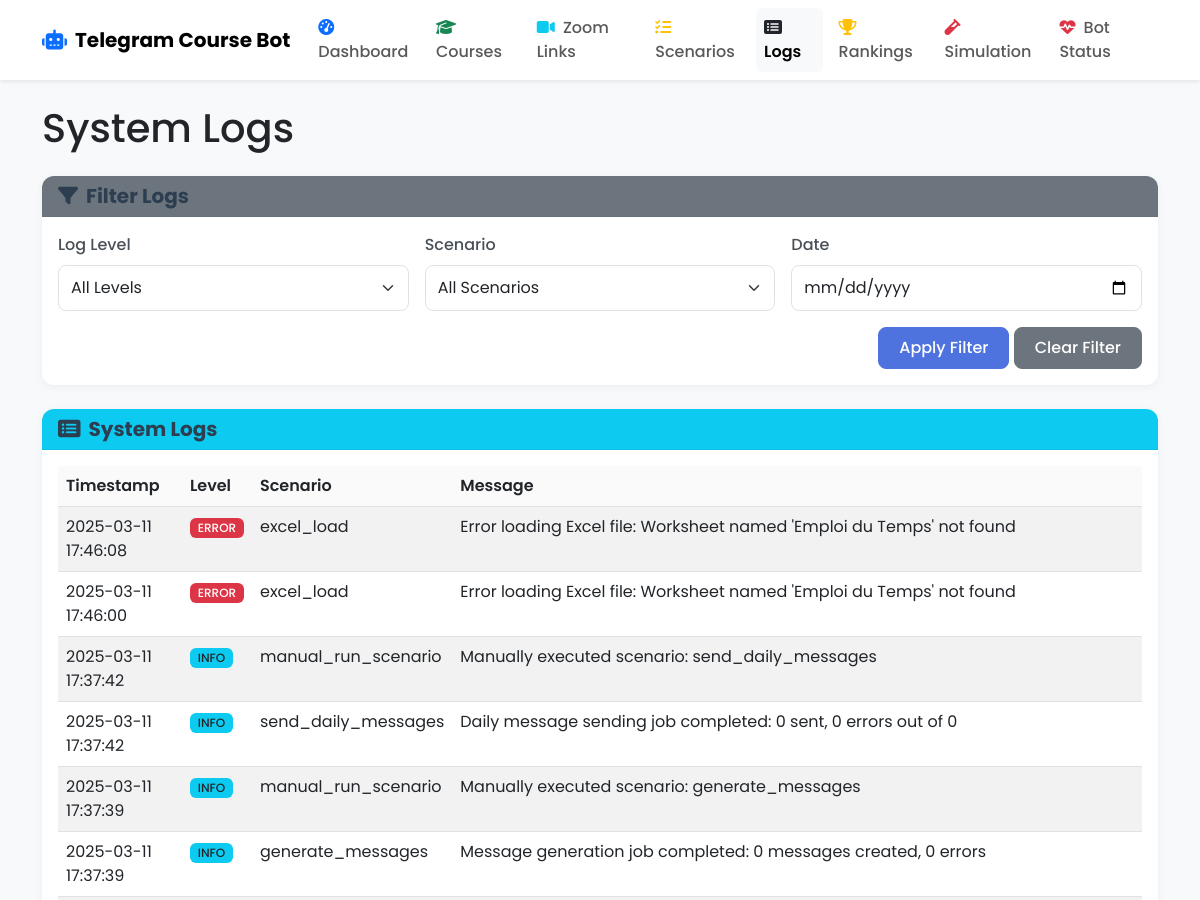
Page /logs (upper part) on the earlier database version.
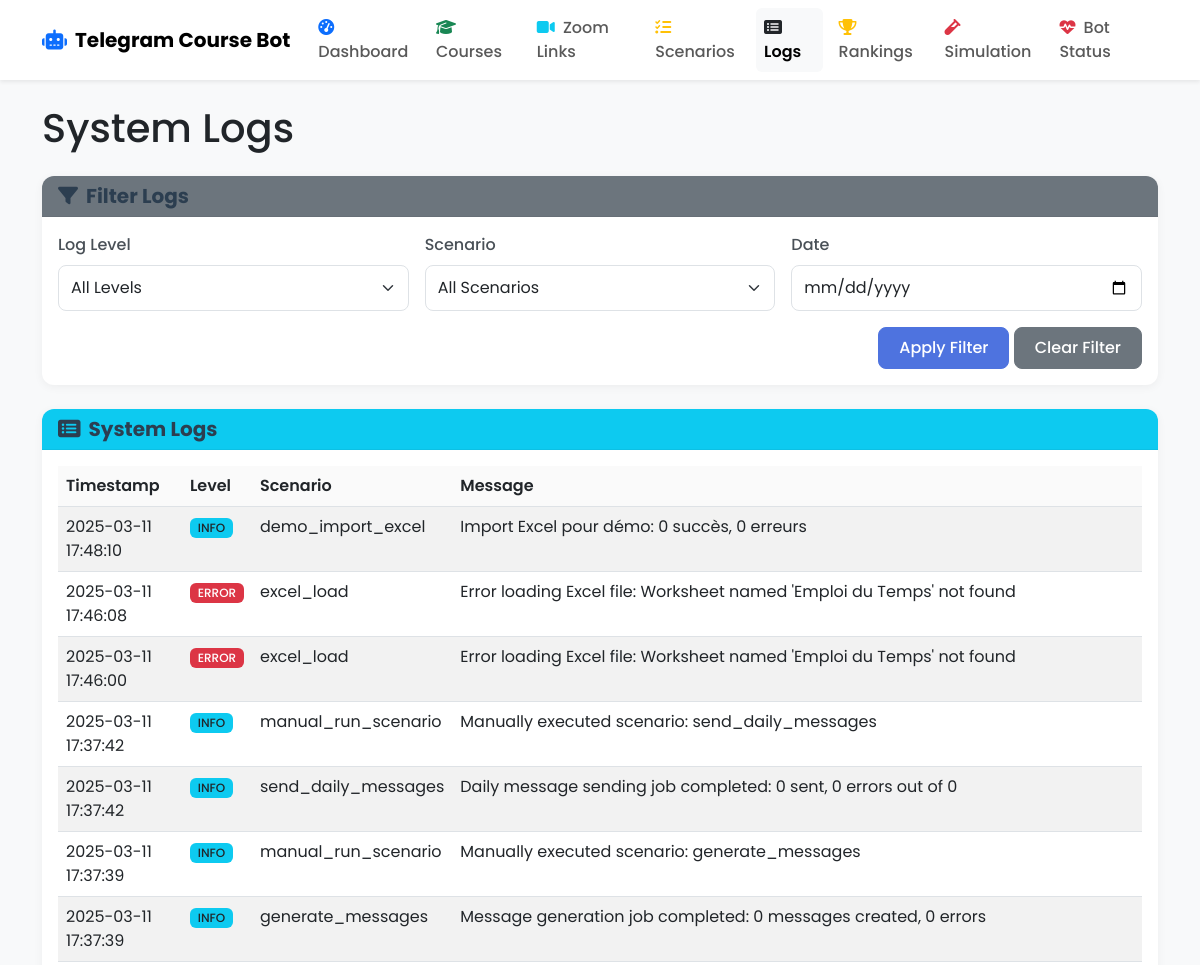
Same page on the later database version.
### models.py (models this page shows, shortened)
class Log(db.Model):
    id = db.Column(db.Integer, primary_key=True)
    level = db.Column(db.String(20), nullable=False)  # INFO, WARNING, ERROR
    scenario = db.Column(db.String(100), nullable=True)  # Which scenario the log is related to
    message = db.Column(db.Text, nullable=False)
    timestamp = db.Column(db.DateTime, default=datetime.utcnow)

### routes.py (the view)
    @app.route('/logs')
    def logs():
        all_logs = Log.query.order_by(Log.timestamp.desc()).all()
        return render_template('logs.html', logs=all_logs)

### templates/logs.html (shortened to what this page needs)
{% extends 'layout.html' %}
{% block content %}
<div class="row">
    <div class="col-12">
        <h1 class="mb-4">System Logs</h1>
    </div>
</div>
<div class="card mb-4">
    <div class="card-header bg-secondary text-white">
        <h5 class="mb-0"><i class="fas fa-filter me-2"></i>Filter Logs</h5>
    </div>
    <div class="card-body">
        <form id="filterForm" class="row g-3">
            <div class="col-md-4">
                <label for="level-filter" class="form-label">Log Level</label>
                <select id="level-filter" class="form-select">
                    <option value="all">All Levels</option>
                </select>
            </div>
            <div class="col-md-4">
                <label for="scenario-filter" class="form-label">Scenario</label>
                <select id="scenario-filter" class="form-select">
                    <option value="all">All Scenarios</option>
                </select>
            </div>
            <div class="col-md-4">
                <label for="date-filter" class="form-label">Date</label>
                <input type="date" id="date-filter" class="form-control">
            </div>
            <div class="col-12 text-end">
                <button type="button" id="apply-filter" class="btn btn-primary">Apply Filter</button>
                <button type="button" id="clear-filter" class="btn btn-secondary">Clear Filter</button>
            </div>
        </form>
    </div>
</div>
<div class="card">
    <div class="card-header bg-info text-white">
        <h5 class="mb-0"><i class="fas fa-list-alt me-2"></i>System Logs</h5>
    </div>
    <div class="card-body">
        {% if logs %}
        <div class="table-responsive">
            <table class="table table-striped table-hover" id="logs-table">
                <thead>
                    <tr>
                        <th>Timestamp</th>
                        <th>Level</th>
                        <th>Scenario</th>
                        <th>Message</th>
                    </tr>
                </thead>
                <tbody>
                    {% for log in logs %}
                    <tr class="log-row"
                        data-level="{{ log.level }}"
                        data-scenario="{{ log.scenario }}"
                        data-date="{{ log.timestamp.strftime('%Y-%m-%d') }}">
                        <td>{{ log.timestamp.strftime('%Y-%m-%d %H:%M:%S') }}</td>
                        <td>
                            {% if log.level == 'INFO' %}
                                <span class="badge bg-info text-dark">INFO</span>
                            {% elif log.level == 'WARNING' %}
                                <span class="badge bg-warning text-dark">WARNING</span>
                            {% elif log.level == 'ERROR' %}
                                <span class="badge bg-danger">ERROR</span>
                            {% endif %}
                        </td>
                        <td>{{ log.scenario or 'System' }}</td>
                        <td>{{ log.message }}</td>
                    </tr>
                    {% endfor %}
                </tbody>
            </table>
        </div>
        {% else %}
        <div class="alert alert-info">No logs available.</div>
        {% endif %}
    </div>
</div>
{% endblock %}

Differences in the rows shown:
added Log: timestamp "2025-03-11 17:48:10", level "INFO", scenario "demo_import_excel", message "Import Excel pour démo: 0 succès, 0 erreurs"
